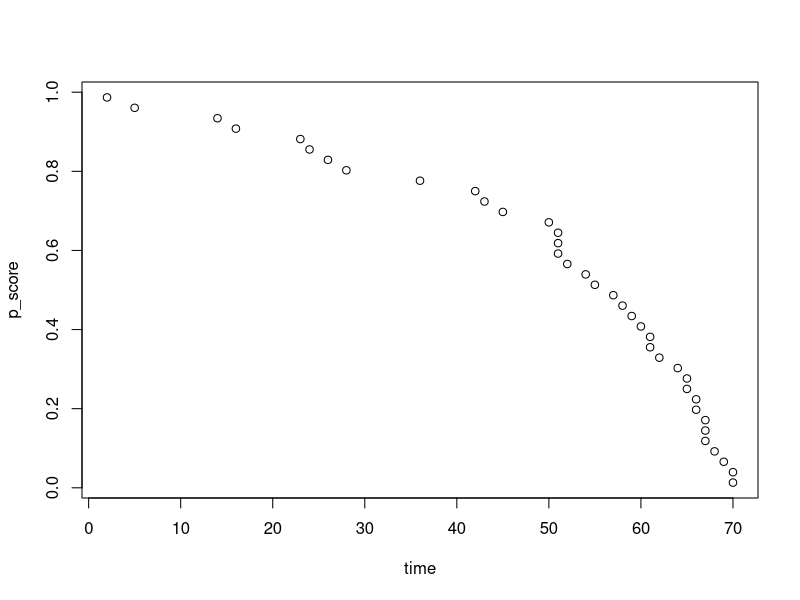

Here is the R script that generated this plot:
## ---- chunk 1
prostatic <- read.csv("prostatic.csv", header = T, sep=",")
attach(prostatic);
head(prostatic)
## ---- chunk 2
index <- order(time)
prostatic <- prostatic[index,]
## ---- chunk 3
len <- length(prostatic[,1])
patient <- seq(1:len)
prostatic <- cbind(prostatic, patient)
## ---- chunk 4
p_score <- 1 - (patient-0.5)/len
prostatic <- cbind(prostatic, p_score)
head(prostatic)
attach(prostatic);

## ---- chunk 5
plot(time,p_score)

